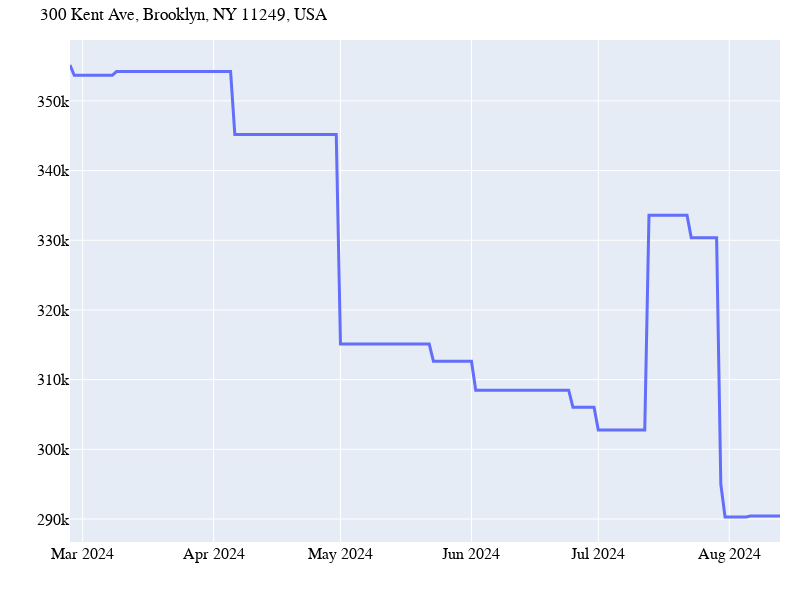

Source (notebook cell):
### Code cell
df_r = df.reset_index()
kent = df_r[df_r['address'] == '300 Kent Ave, Brooklyn, NY 11249, USA'].set_index('address').transpose()
fig = px.line(kent, x=kent.index, y=kent['300 Kent Ave, Brooklyn, NY 11249, USA'], width=800, height=600, title='300 Kent Ave, Brooklyn, NY 11249, USA')

fig.update_layout(
    margin=dict(l=20, r=20, t=40, b=20),
    xaxis_title='',
    yaxis_title='',
    legend_title_text='',
    yaxis = dict(tickfont = dict(size=16)),
    xaxis = dict(tickfont = dict(size=16)),
    font=dict(family='Helvetica'),
    font_color='black'

)

fig.update_traces(line_width=3)

fig.show()

### Figure 1 — Plotly figure (JSON) as saved in the notebook; plotly's stock layout.template omitted (floating-point values rounded to 4 significant figures; data arrays with more than 128 entries replaced by an {"elided": "..."} marker saying what was removed)
{"data": [{"hovertemplate": "datamachine_load_time=%{x}<br>300 Kent Ave, Brooklyn, NY 11249, USA=%{y}<extra></extra>", "legendgroup": "", "line": {"color": "#636efa", "dash": "solid", "width": 3}, "marker": {"symbol": "circle"}, "mode": "lines", "name": "", "orientation": "v", "showlegend": false, "type": "scatter", "x": {"elided": "169 str values"}, "xaxis": "x", "y": {"elided": "169 int values"}, "yaxis": "y"}], "layout": {"font": {"color": "black", "family": "Helvetica"}, "height": 600, "legend": {"title": {"text": ""}, "tracegroupgap": 0}, "margin": {"b": 20, "l": 20, "r": 20, "t": 40}, "title": {"text": "300 Kent Ave, Brooklyn, NY 11249, USA"}, "width": 800, "xaxis": {"anchor": "y", "domain": [0, 1], "tickfont": {"size": 16}, "title": {"text": ""}}, "yaxis": {"anchor": "x", "domain": [0, 1], "tickfont": {"size": 16}, "title": {"text": ""}}}}
